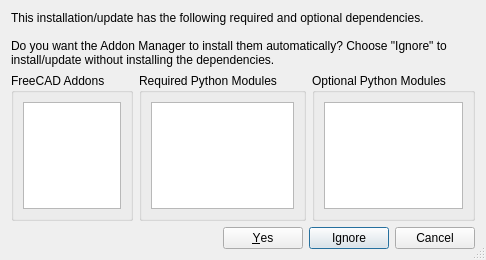
<?xml version="1.0" encoding="UTF-8"?>
<ui version="4.0">
 <class>DependencyResolutionDialog</class>
 <widget class="QDialog" name="DependencyResolutionDialog">
  <property name="windowModality">
   <enum>Qt::ApplicationModal</enum>
  </property>
  <property name="geometry">
   <rect>
    <x>0</x>
    <y>0</y>
    <width>455</width>
    <height>260</height>
   </rect>
  </property>
  <property name="windowTitle">
   <string>Resolve Dependencies</string>
  </property>
  <property name="sizeGripEnabled">
   <bool>true</bool>
  </property>
  <property name="modal">
   <bool>true</bool>
  </property>
  <layout class="QVBoxLayout" name="verticalLayout_3">
   <item>
    <widget class="QLabel" name="label">
     <property name="text">
      <string>This installation/update has the following required and optional dependencies.

Do you want the Addon Manager to install them automatically? Choose "Ignore" to install/update without installing the dependencies.</string>
     </property>
     <property name="wordWrap">
      <bool>true</bool>
     </property>
    </widget>
   </item>
   <item>
    <layout class="QHBoxLayout" name="horizontalLayout">
     <item>
      <widget class="QGroupBox" name="groupBox">
       <property name="title">
        <string>FreeCAD Addons</string>
       </property>
       <layout class="QVBoxLayout" name="verticalLayout">
        <item>
         <widget class="QListWidget" name="listWidgetAddons"/>
        </item>
       </layout>
      </widget>
     </item>
     <item>
      <widget class="QGroupBox" name="groupBox_2">
       <property name="title">
        <string>Required Python Modules</string>
       </property>
       <layout class="QVBoxLayout" name="verticalLayout_2">
        <item>
         <widget class="QListWidget" name="listWidgetPythonRequired"/>
        </item>
       </layout>
      </widget>
     </item>
     <item>
      <widget class="QGroupBox" name="groupBox_3">
       <property name="title">
        <string>Optional Python Modules</string>
       </property>
       <layout class="QVBoxLayout" name="verticalLayout_4">
        <item>
         <widget class="QListWidget" name="listWidgetPythonOptional"/>
        </item>
       </layout>
      </widget>
     </item>
    </layout>
   </item>
   <item>
    <widget class="QDialogButtonBox" name="buttonBox">
     <property name="orientation">
      <enum>Qt::Horizontal</enum>
     </property>
     <property name="standardButtons">
      <set>QDialogButtonBox::Cancel|QDialogButtonBox::Ignore|QDialogButtonBox::Yes</set>
     </property>
    </widget>
   </item>
  </layout>
 </widget>
 <resources/>
 <connections>
  <connection>
   <sender>buttonBox</sender>
   <signal>accepted()</signal>
   <receiver>DependencyResolutionDialog</receiver>
   <slot>accept()</slot>
   <hints>
    <hint type="sourcelabel">
     <x>248</x>
     <y>254</y>
    </hint>
    <hint type="destinationlabel">
     <x>157</x>
     <y>274</y>
    </hint>
   </hints>
  </connection>
  <connection>
   <sender>buttonBox</sender>
   <signal>rejected()</signal>
   <receiver>DependencyResolutionDialog</receiver>
   <slot>reject()</slot>
   <hints>
    <hint type="sourcelabel">
     <x>316</x>
     <y>260</y>
    </hint>
    <hint type="destinationlabel">
     <x>286</x>
     <y>274</y>
    </hint>
   </hints>
  </connection>
 </connections>
</ui>
